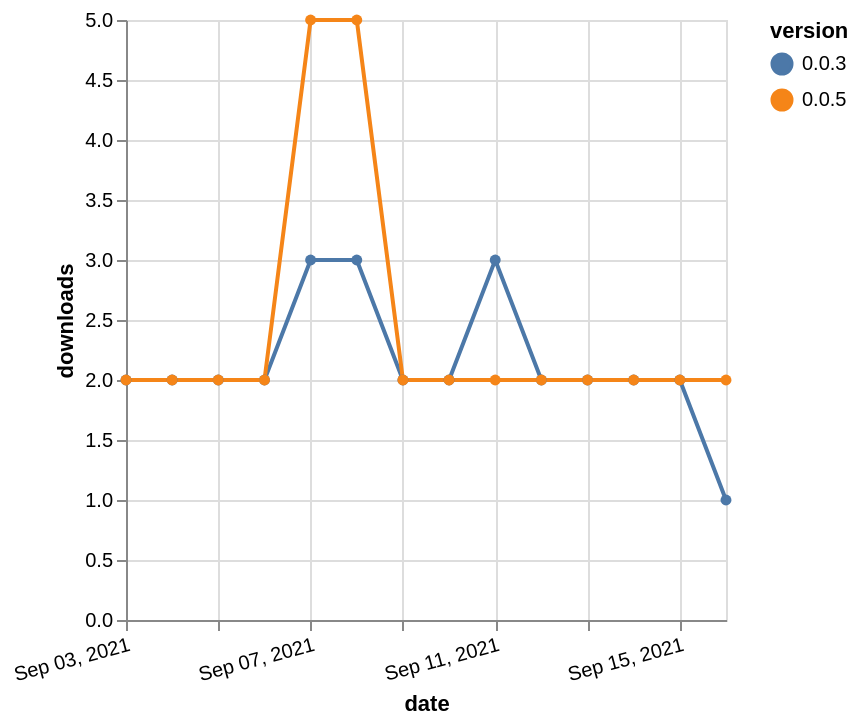

Here is the Vega-Lite specification saved for this chart:
### Vega-Lite specification from a JSON file in a GitHub repository (floating-point values rounded to 4 significant figures)
{"$schema": "https://vega.github.io/schema/vega-lite/v5.json", "description": "A simple bar chart with embedded data.", "data": {"values": [{"date": "2021-09-03", "total": 1669, "delta": 2, "version": "0.0.3"}, {"date": "2021-09-04", "total": 1671, "delta": 2, "version": "0.0.3"}, {"date": "2021-09-05", "total": 1673, "delta": 2, "version": "0.0.3"}, {"date": "2021-09-06", "total": 1675, "delta": 2, "version": "0.0.3"}, {"date": "2021-09-07", "total": 1678, "delta": 3, "version": "0.0.3"}, {"date": "2021-09-08", "total": 1681, "delta": 3, "version": "0.0.3"}, {"date": "2021-09-09", "total": 1683, "delta": 2, "version": "0.0.3"}, {"date": "2021-09-10", "total": 1685, "delta": 2, "version": "0.0.3"}, {"date": "2021-09-11", "total": 1688, "delta": 3, "version": "0.0.3"}, {"date": "2021-09-12", "total": 1690, "delta": 2, "version": "0.0.3"}, {"date": "2021-09-13", "total": 1692, "delta": 2, "version": "0.0.3"}, {"date": "2021-09-14", "total": 1694, "delta": 2, "version": "0.0.3"}, {"date": "2021-09-15", "total": 1696, "delta": 2, "version": "0.0.3"}, {"date": "2021-09-16", "total": 1697, "delta": 1, "version": "0.0.3"}, {"date": "2021-09-03", "total": 1783, "delta": 2, "version": "0.0.5"}, {"date": "2021-09-04", "total": 1785, "delta": 2, "version": "0.0.5"}, {"date": "2021-09-05", "total": 1787, "delta": 2, "version": "0.0.5"}, {"date": "2021-09-06", "total": 1789, "delta": 2, "version": "0.0.5"}, {"date": "2021-09-07", "total": 1794, "delta": 5, "version": "0.0.5"}, {"date": "2021-09-08", "total": 1799, "delta": 5, "version": "0.0.5"}, {"date": "2021-09-09", "total": 1801, "delta": 2, "version": "0.0.5"}, {"date": "2021-09-10", "total": 1803, "delta": 2, "version": "0.0.5"}, {"date": "2021-09-11", "total": 1805, "delta": 2, "version": "0.0.5"}, {"date": "2021-09-12", "total": 1807, "delta": 2, "version": "0.0.5"}, {"date": "2021-09-13", "total": 1809, "delta": 2, "version": "0.0.5"}, {"date": "2021-09-14", "total": 1811, "delta": 2, "version": "0.0.5"}, {"date": "2021-09-15", "total": 1813, "delta": 2, "version": "0.0.5"}, {"date": "2021-09-16", "total": 1815, "delta": 2, "version": "0.0.5"}]}, "width": "container", "mark": {"type": "line", "point": {"filled": true}}, "encoding": {"x": {"field": "date", "type": "temporal", "timeUnit": "yearmonthdate", "title": "date", "axis": {"labelAngle": -15}}, "y": {"field": "delta", "type": "quantitative", "title": "downloads"}, "color": {"field": "version", "type": "nominal"}, "tooltip": {"field": "delta"}}}
